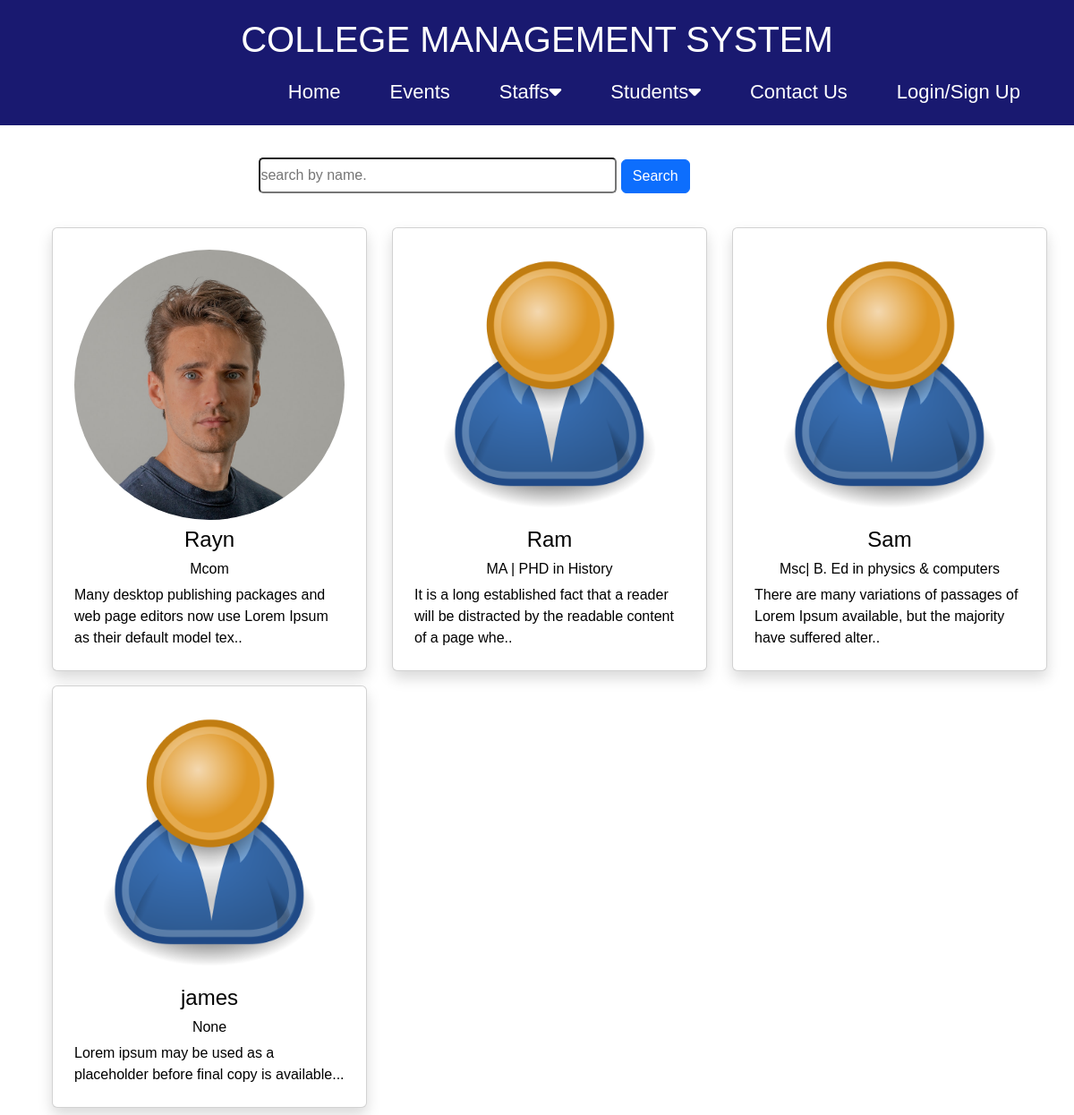
Page /staff/ on the committed database.
### college_management_app/models.py (models this page shows, shortened)
class Staffs(models.Model):
    GENDER_TYPE = (
        ('M', 'Male'), ('F', 'Female')
    )
    user = models.OneToOneField(User, on_delete=models.CASCADE, null=True, blank=True)
    name = models.CharField(max_length=100, null=True, blank=True)
    username = models.CharField(max_length=100, null=True, blank=True)
    email = models.EmailField(max_length=100, null=True, blank=True)
    gender = models.CharField(max_length=100, choices=GENDER_TYPE)
    education = models.CharField(max_length=100, null=True, blank=True)
    profile_img = models.ImageField(upload_to='Profile-img/', default='Profile-img/user-default.png', null=True, blank=True)
    bio = models.TextField(null=True, blank=True)
    address = models.CharField(max_length=200, null=True, blank=True)
    created = models.DateTimeField(auto_now_add=True)
    updated = models.DateTimeField(auto_now=True)
    id = models.UUIDField(default=uuid.uuid4, unique=True, primary_key=True, editable=False)

### college_management_app/views.py (the view)
# urls.py: path('staff/', StaffList, name='staff-List'),
def StaffList(request):
    search_query = ''
    if request.GET.get('search_query'):
        search_query = request.GET.get('search_query')
    staff = Staffs.objects.filter(name__icontains=search_query)
    context = {'staffs':staff, 'search_query':search_query}
    return render(request, 'staff_list.html', context)

### templates/staff_list.html
{% extends 'Base.html' %} {% block content %}
<div class="container mt-2">
  <div class="result-form pt-3">
    <form method="GET" action="">
      <input
        type="text"
        class="search-text"
        name="search_query"
        value="{{search_query}}"
        placeholder="search by name."
      />
      <input type="submit" value="Search" class="btn btn-primary" />
    </form>
  </div>
  <div class="row">
    {% for staff in staffs %}
    <div class="col-md-6 col-lg-4">
      <div class="card rounded p-2 my-2 mx-3 shadow" style="width: 22rem">
        <div class="card-body">
          <a href="{% url 'staff' staff.id%}">
            <img
              src="{{ staff.profile_img.url }}"
              class="card-img-center img-fluid rounded-circle"
              alt="..."
            />
          </a>
          <h4 class="card-title text-center mt-2">{{staff.name}}</h4>
          <h6 class="card-title text-center">{{staff.education}}</h6>
          <p class="card-text text-justify">{{staff.bio|slice:'100'}}..</p>
        </div>
      </div>
    </div>
    {% endfor %}
  </div>
</div>
{% endblock content %}

### static/styles/app.css (style rules this page uses)
* { margin: 0; padding: 0; box-sizing: border-box; }
body { font-family: sans-serif; color: black; }
.result-form { width: 70%; margin: 20px auto; padding-bottom: 10px; }
.result-form .search-text { display: inline-block; width: 400px; height: 40px; margin-left: 80px; border-radius: 5px; border: 1xp solid #fff; }

### rows in the picture
Staffs: profile_img (picture), name "Rayn", education "Mcom", bio "Many desktop publishing packages and web page editors now use Lorem Ipsum as their default model tex"
Staffs: profile_img (placeholder picture), name "Ram", education "MA | PHD in History", bio "It is a long established fact that a reader will be distracted by the readable content of a page whe"
Staffs: profile_img (placeholder picture), name "Sam", education "Msc| B. Ed in physics & computers", bio "There are many variations of passages of Lorem Ipsum available, but the majority have suffered alter"
Staffs: profile_img (placeholder picture), name "james", education "None", bio "Lorem ipsum may be used as a placeholder before final copy is available."
